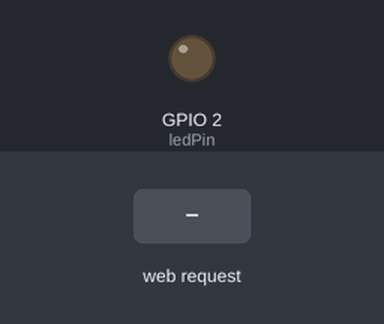
This sketch was run on a simulated ESP32. On the bench: output pins drawn as LEDs (lit = HIGH). The test bench sets the inputs (shaded band). WiFi joins after 1.5 s; servers stay silent unless stated; what the sketch prints to the serial monitor is not drawn.

Above: at 2.7 s.
2.8 s: HTTP request GET /LED=ON received
At 3.9 s:
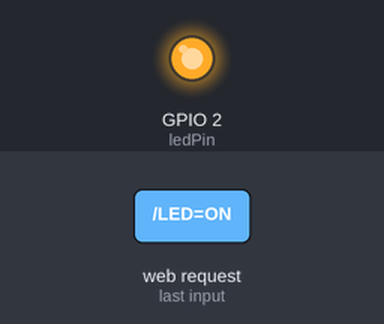
4.3 s: HTTP request GET /LED=OFF received
At 5.0 s:
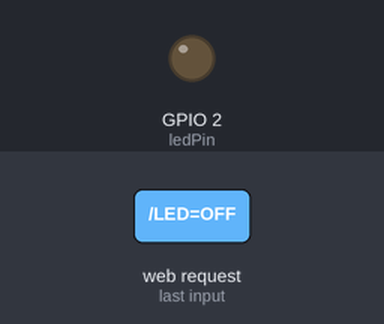
Timing chart, 0 to 7.3 s (numbered marks = the images above; inputs shaded):
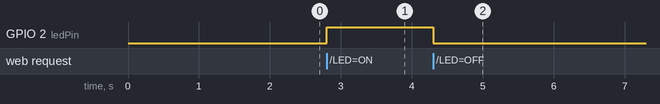

The sketch:

KLS1-10.ino
```cpp
#include <WiFi.h> // sesuaikan dengan jenis ESP
#include <WiFiClient.h> // sesuaikan dengan jenis ESP
const char* ssid = "MAKERINDO2";
const char* password = "makerindo2019";
int ledPin = 2;
//int buz=23;
WiFiServer server(80);

void setup() {
  Serial.begin(115200);
  delay(10);
  pinMode(ledPin, OUTPUT);
  digitalWrite(ledPin, LOW);
  //pinMode(buz, OUTPUT);
  //digitalWrite(buz, LOW);

  // Connect to WiFi network
  Serial.println();
  Serial.println();
  Serial.print("Connecting to ");
  Serial.println(ssid);
   WiFi.begin(ssid, password);
  while (WiFi.status() != WL_CONNECTED) {
    delay(500);
    Serial.print(".");
  }
  Serial.println("");
  Serial.println("WiFi connected");
  // Start the server
  server.begin();
  Serial.println("Server started");
   // Print the IP address
  Serial.print("Use this URL : ");
  Serial.print("http://");
  Serial.print(WiFi.localIP());
  Serial.println("/");
 }
void loop() {
  // Check if a client has connected
  WiFiClient client = server.available();
  if (!client) {
    return;
  }

  // Wait until the client sends some data
  Serial.println("new client");
  while(!client.available()){
    delay(1);
  }
  // Read the first line of the request
  String request = client.readStringUntil('\r');
  Serial.println(request);
  client.flush();

  // Match the request
   int value = LOW;
  if (request.indexOf("/LED=ON") != -1) {
    digitalWrite(ledPin, HIGH);
    value = HIGH;
    //digitalWrite(buz, HIGH);
    //value = HIGH;
    }
   if (request.indexOf("/LED=OFF") != -1){
    digitalWrite(ledPin, LOW);
    value = LOW;
    //digitalWrite(buz, LOW);
    //value = LOW;
      }
   // Return the response
  client.println("HTTP/1.1 200 OK");
  client.println("Content-Type: text/html");
  client.println(""); //  do not forget this one
  client.println("<!DOCTYPE HTML>");
  client.println("<html>");
  client.print("Led pin is now: ");
   if(value == HIGH) {
    client.print("On");
  } else {
    client.print("Off");
  }
  client.println("<br><br>");
  client.println("Click <a href=\"/LED=ON\">here</a> turn the LED on pin 2 ON<br>");
  client.println("Click <a href=\"/LED=OFF\">here</a> turn the LED on pin 2 OFF<br>");
  //client.println("Click <a href=\"/BUZ=ON\">here</a> turn the LED on pin 23 ON<br>");
  //client.println("Click <a href=\"/BUZ=OFF\">here</a> turn the LED on pin 23 OFF<br>");
  client.println("</html>");
  delay(1);
  Serial.println("Client disconnected");
  Serial.println("");

}
```

Measured:
- after the input at 2.8 s, GPIO 2 (ledPin): LOW → HIGH at once
- after the input at 4.3 s, GPIO 2 (ledPin): HIGH → LOW at once
